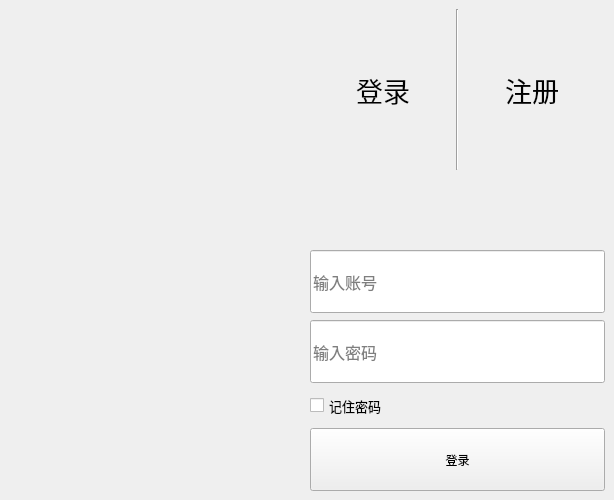
<?xml version="1.0" encoding="UTF-8"?>
<ui version="4.0">
 <class>MainWindow</class>
 <widget class="QMainWindow" name="MainWindow">
  <property name="geometry">
   <rect>
    <x>0</x>
    <y>0</y>
    <width>614</width>
    <height>500</height>
   </rect>
  </property>
  <property name="windowTitle">
   <string>登陆界面</string>
  </property>
  <property name="styleSheet">
   <string notr="true"/>
  </property>
  <widget class="QWidget" name="centralwidget">
   <layout class="QHBoxLayout" name="horizontalLayout" stretch="1,1">
    <item>
     <widget class="QLabel" name="label">
      <property name="autoFillBackground">
       <bool>false</bool>
      </property>
      <property name="styleSheet">
       <string notr="true">border-image:url(../resource/img/登录图.jpg);</string>
      </property>
      <property name="text">
       <string/>
      </property>
     </widget>
    </item>
    <item>
     <layout class="QVBoxLayout" name="verticalLayout" stretch="2,1,3">
      <property name="spacing">
       <number>0</number>
      </property>
      <property name="sizeConstraint">
       <enum>QLayout::SetDefaultConstraint</enum>
      </property>
      <property name="leftMargin">
       <number>0</number>
      </property>
      <property name="topMargin">
       <number>0</number>
      </property>
      <property name="rightMargin">
       <number>0</number>
      </property>
      <item>
       <layout class="QHBoxLayout" name="horizontalLayout_2">
        <item>
         <widget class="QLabel" name="label_3">
          <property name="font">
           <font>
            <family>微软雅黑</family>
            <pointsize>20</pointsize>
           </font>
          </property>
          <property name="text">
           <string>登录</string>
          </property>
          <property name="alignment">
           <set>Qt::AlignCenter</set>
          </property>
         </widget>
        </item>
        <item>
         <widget class="Line" name="line">
          <property name="orientation">
           <enum>Qt::Vertical</enum>
          </property>
         </widget>
        </item>
        <item>
         <widget class="QLabel" name="label_2">
          <property name="font">
           <font>
            <family>微软雅黑</family>
            <pointsize>20</pointsize>
           </font>
          </property>
          <property name="text">
           <string>注册</string>
          </property>
          <property name="alignment">
           <set>Qt::AlignCenter</set>
          </property>
         </widget>
        </item>
       </layout>
      </item>
      <item>
       <spacer name="verticalSpacer">
        <property name="orientation">
         <enum>Qt::Vertical</enum>
        </property>
        <property name="sizeHint" stdset="0">
         <size>
          <width>20</width>
          <height>40</height>
         </size>
        </property>
       </spacer>
      </item>
      <item>
       <layout class="QVBoxLayout" name="verticalLayout_2" stretch="2,2,1,2">
        <property name="spacing">
         <number>7</number>
        </property>
        <item>
         <widget class="QLineEdit" name="lineEdit">
          <property name="sizePolicy">
           <sizepolicy hsizetype="Expanding" vsizetype="Preferred">
            <horstretch>0</horstretch>
            <verstretch>0</verstretch>
           </sizepolicy>
          </property>
          <property name="font">
           <font>
            <pointsize>12</pointsize>
           </font>
          </property>
          <property name="placeholderText">
           <string>输入账号</string>
          </property>
         </widget>
        </item>
        <item>
         <widget class="QLineEdit" name="lineEdit_2">
          <property name="sizePolicy">
           <sizepolicy hsizetype="Minimum" vsizetype="Preferred">
            <horstretch>0</horstretch>
            <verstretch>0</verstretch>
           </sizepolicy>
          </property>
          <property name="font">
           <font>
            <pointsize>12</pointsize>
           </font>
          </property>
          <property name="placeholderText">
           <string>输入密码</string>
          </property>
         </widget>
        </item>
        <item>
         <widget class="QCheckBox" name="checkBox">
          <property name="sizePolicy">
           <sizepolicy hsizetype="Minimum" vsizetype="Preferred">
            <horstretch>0</horstretch>
            <verstretch>0</verstretch>
           </sizepolicy>
          </property>
          <property name="font">
           <font>
            <pointsize>10</pointsize>
           </font>
          </property>
          <property name="text">
           <string>记住密码</string>
          </property>
         </widget>
        </item>
        <item>
         <widget class="QPushButton" name="pushButton">
          <property name="sizePolicy">
           <sizepolicy hsizetype="Minimum" vsizetype="Preferred">
            <horstretch>0</horstretch>
            <verstretch>0</verstretch>
           </sizepolicy>
          </property>
          <property name="text">
           <string>登录</string>
          </property>
         </widget>
        </item>
       </layout>
      </item>
     </layout>
    </item>
   </layout>
  </widget>
 </widget>
 <resources/>
 <connections/>
</ui>
